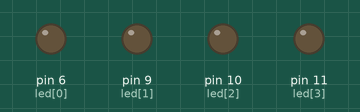
This sketch was run on a simulated Arduino Uno, built with avr-gcc and run on an emulated ATmega328P. Parts: output pins drawn as LEDs (lit = HIGH).

Above: at 0.05 s.
At 0.65 s:
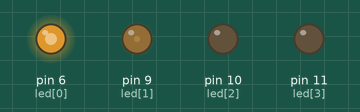
At 1.1 s:
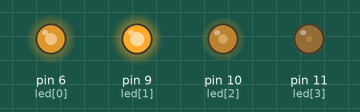
At 2.15 s:
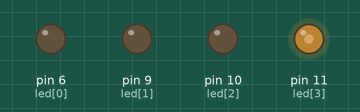
At 3.25 s:
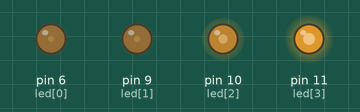
At 4.4 s:
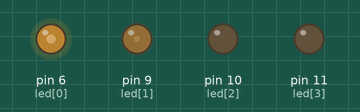
Timing chart, 0 to 6.2 s (numbered marks = the images above):
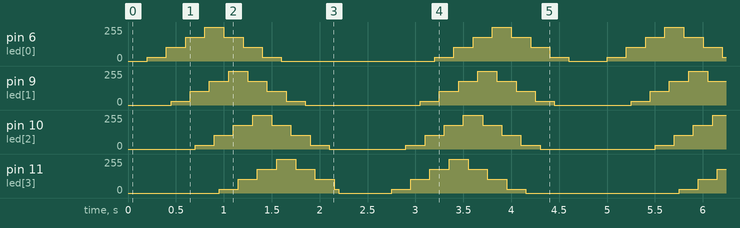

The sketch:

bff3.ino
```cpp
const uint8_t led[4] = {6, 9, 10, 11};
const uint8_t brightness[][4] = {
    {0, 0, 0, 0},
    {30, 0, 0, 0},
    {105, 30, 0, 0},
    {180, 105, 30, 0},
    {255, 180, 105, 30},
    {180, 255, 180, 105},
    {105, 180, 255, 180},
    {30, 105, 180, 255},
    {0, 30, 105, 180},
    {0, 0, 30, 105},
    {0, 0, 0, 30},
};

int i = 0;   //Current LED state index
int dir = 1; //1右，-1向左

void setup()
{
}

void loop()
{

    for (int k = 0; k < 11; k += 1) //向右
    {
        for (int j = 0; j < 4; j += 1) //LED index
        {
            analogWrite(led[j], brightness[k][j]);
            delay(50);
        }
    }
    for (int j = 0; j < 4; j += 1) //LED index
    {
        analogWrite(led[j], 0);
    }
    delay(200);

    for (int k = 0; k < 11; k += 1) //向左
    {
        for (int j = 0; j < 4; j += 1) //LED index
        {
            analogWrite(led[j], brightness[k][3 - j]);
            delay(50);
        }
    }
    for (int j = 0; j < 4; j++) //LED index
    {
        analogWrite(led[j], 0);
    }
    delay(200);
}
```

Measured:
- by itself, pin 6 (led[0]): repeats every 4.8 s: 105/255 0.20 s, 180/255 0.20 s, 255/255 0.20 s, 180/255 0.20 s, 105/255 0.20 s, 30/255 0.20 s, 0/255 1.6 s, 30/255 0.20 s, 105/255 0.20 s, 180/255 0.20 s, 255/255 0.20 s, 180/255 0.20 s, 105/255 0.20 s, 30/255 0.20 s, 0/255 0.40 s, 30/255 0.20 s
- by itself, pin 9 (led[1]): repeats every 4.8 s: 105/255 0.20 s, 180/255 0.20 s, 255/255 0.20 s, 180/255 0.20 s, 105/255 0.20 s, 30/255 0.20 s, 0/255 1.2 s, 30/255 0.20 s, 105/255 0.20 s, 180/255 0.20 s, 255/255 0.20 s, 180/255 0.20 s, 105/255 0.20 s, 30/255 0.20 s, 0/255 0.80 s, 30/255 0.20 s
